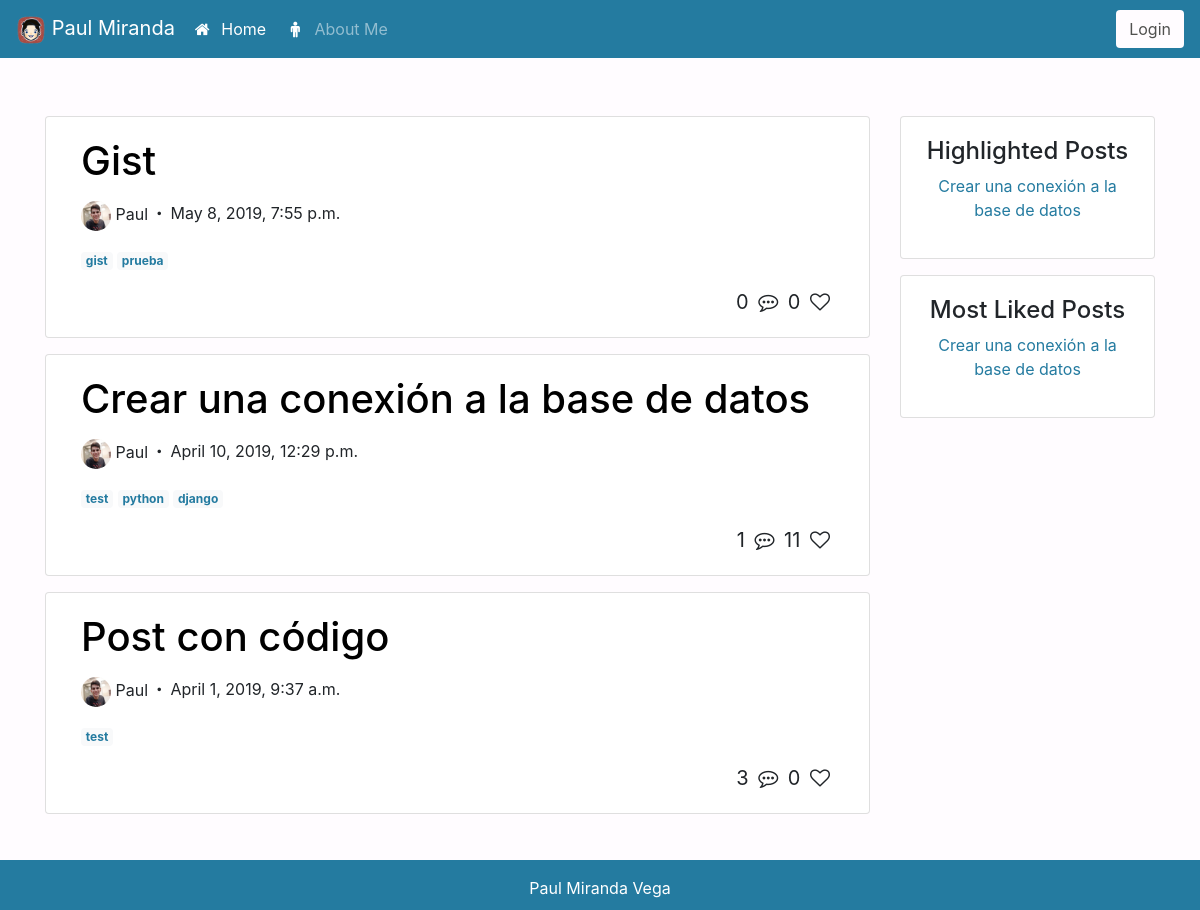
The app's page /, older data.
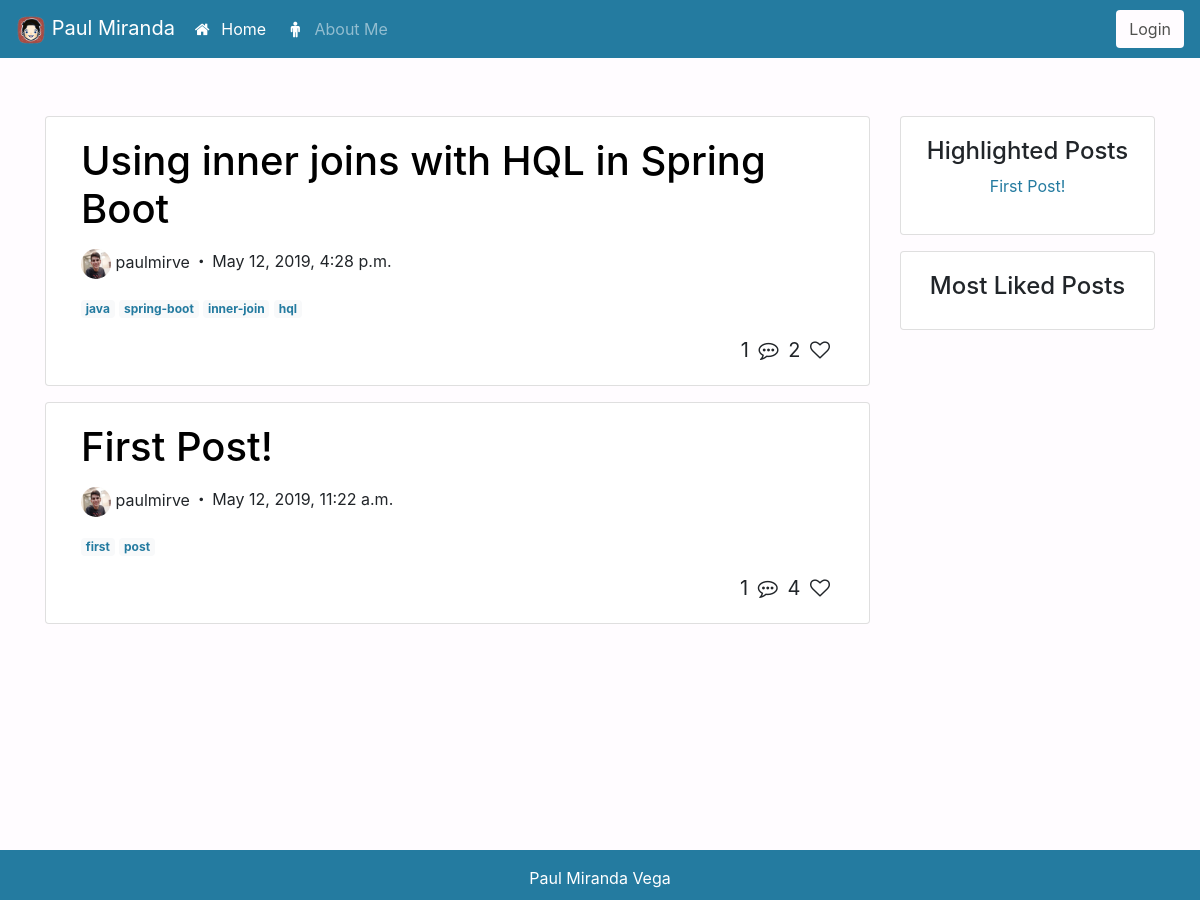
The same page, newer data.
### blog/models.py (models this page shows, shortened)
class Post(models.Model):
    author = models.ForeignKey('auth.User', on_delete=models.CASCADE)
    title = models.CharField(max_length = 200)
    text = models.TextField()
    created_date = models.DateTimeField(default = timezone.now)
    likes = models.IntegerField(default=0)
    tags = models.CharField(max_length = 50, default = '' )
    highlight = models.BooleanField(default = False)
    def split_tags(self):
        return self.tags.split()

### blog/views.py (the view)
# urls.py: path('',views.PostListView.as_view(),name='post_list'),
class PostListView(ListView):
    model = Post
    def get_queryset(self):
        return Post.objects.filter(created_date__lte=timezone.now()).order_by('-created_date')

### blog/templates/blog/post_list.html (shortened to what this page needs)
{% extends 'base.html' %}
{% load static %}
{% block body_block %}
<div class="container">
    <div class="row">
        <div class="content col-12 col-lg-9 posts">
            {% for post in post_list %}
            <div class="card my-3">
                <div class="card-body">
                    <div class="container">
                        <div class="row">
                            <div class="col-12">
                                <a href="{% url 'blog:post_detail'  pk=post.pk%}" class="card_title_link">
                                    <h1 class="mb-3 card-title">{{post.title}}</h1>
                                </a>
                                <div class="row">
                                    <div class="col d-inline-flex">
                                        <p><span><img src="{% static 'img/paul.jpg' %}" class="profile_picture"
                                                    width="30px" height="30px" alt="" foto></span> {{post.author}}</p>
                                        <i class="icon-dot"></i>
                                        <p>{{post.created_date}}</p>
                                    </div>
                                </div>
                                <p>
                                    {% for tag in post.split_tags %}
                                    <a href="#" class="badge badge-light">{{tag}}</a>
                                    {% endfor %}
                                </p>
                                <div class="text-right  likes_and_comments">
                                    {{post.comments.count}}
                                    <i class="icon-commenting-o comments-icon"></i>
                                    {{post.likes}}
                                    <i class="icon-heart-empty like-icon"></i>
                                </div>
                            </div>
                        </div>
                    </div>
                </div>
            </div>
            {% endfor %}
        </div>
        <div class="sidebar col-12 col-lg-3">
            <div class="card my-3">
                <div class="card-body text-center">
                    <h4>Highlighted Posts</h4>
                    {% for post in post_list %}
                    {% if post.highlight == True %}
                    <p><a href="{% url 'blog:post_detail'  pk=post.pk%}" class="most-liked-posts">{{post.title}}</a></p>
                    {% endif %}
                    {% endfor %}
                </div>
            </div>
            <div class="card my-3">
                <div class="card-body text-center">
                    <h4>Most Liked Posts</h4>
                    {% for post in post_list %}
                    {% if post.likes > 4 %}
                    <p><a href="{% url 'blog:post_detail'  pk=post.pk%}" class="most-liked-posts">{{post.title}}</a></p>
                    {% endif %}
                    {% endfor %}
                </div>
            </div>
        </div>
    </div>
</div>
{% endblock %}

### templates/base.html (shortened to what this page needs)
<!DOCTYPE html>
{% load static %}
<html lang="en">
<head>
    <link rel="stylesheet" href="https://stackpath.bootstrapcdn.com/bootstrap/4.3.1/css/bootstrap.min.css">
    <link rel="stylesheet" href="{% static 'css/fontello.css' %}">
    <link rel="stylesheet" href="{% static 'css/estilos.css' %}">
</head>
<body>
    <header>
        <nav class="navbar navbar-expand-lg navbar-dark fixed-top">
            <a class="navbar-brand" href="{% url 'blog:post_list' %}">
                <img src="{% static 'img/paul-logo.png' %}" width="30" height="30" alt="logo">
                Paul Miranda
            </a>
            <div class="collapse navbar-collapse" id="navbarSupportedContent">
                <ul class="navbar-nav mr-auto">
                    <li class="nav-item active d-inline-flex align-items-center">
                        <i class="icon-home"></i>
                        <a class="nav-link" href="{% url 'blog:post_list' %}">Home </a>
                    </li>
                    <li class="nav-item d-inline-flex align-items-center">
                        <i class="icon-male"></i>
                        <a class="nav-link" href="{% url 'aboutme:aboutme' %}">About Me</a>
                    </li>
                </ul>
                {% if user.is_authenticated %}
                <a href="{% url 'logout' %}">
                    <button class="btn log">Logout</button>
                </a>
                {% else %}
                <a href="{% url 'login' %}">
                    <button class="btn log">Login</button>
                </a>
                {% endif %}
            </div>
        </nav>
    </header>
    <main>
        {% block body_block %}
        {% endblock %}
    </main>
    <footer class="footer mt-auto py-3">
        <div class="container text-center" style="color:white;">
            Paul Miranda Vega
        </div>
    </footer>
</body>
</html>

### static/css/estilos.css (style rules this page uses)
* { margin: 0; padding: 0; }
html { box-sizing: border-box; }
*, *:before, *:after { box-sizing: inherit; }
html, body { height: 100pv; background: #FFFCFF; }
body { min-height: 100vh; position: relative; margin: 0; padding-bottom: 80px; }
main { min-height: 80%; margin-top: 100px; }
header i { color: white; }
nav { background: #247BA0; }
.nav-item { margin-right: 10px; }
footer { position: absolute; bottom: 0; height: 50px; width: 100%; background: #247BA0; }
.likes_and_comments { font-size: 20px; }
.profile_picture { border-radius: 50%; }
.log { background: #FFFCFF; color: #50514F; }
.card-body a { color: #247BA0; }
.card-body .card_title_link { text-decoration: none; color: black; }

Row changes from the older to the newer data that the page shows:
removed Post: title "Gist", author "Paul", created_date "May 8, 2019, 7:55 p.m.", split_tags "gist" "prueba", comments.count "0", likes "0"
removed Post: title "Crear una conexión a la base de datos", author "Paul", created_date "April 10, 2019, 12:29 p.m.", split_tags "test" "python" "django", comments.count "1", likes "11"
removed Post: title "Post con código", author "Paul", created_date "April 1, 2019, 9:37 a.m.", split_tags "test", comments.count "3", likes "0"
added Post: title "Using inner joins with HQL in Spring Boot", author "paulmirve", created_date "May 12, 2019, 4:28 p.m.", split_tags "java" "spring-boot" "inner-join" "hql", comments.count "1", likes "2"
added Post: title "First Post!", author "paulmirve", created_date "May 12, 2019, 11:22 a.m.", split_tags "first" "post", comments.count "1", likes "4"
